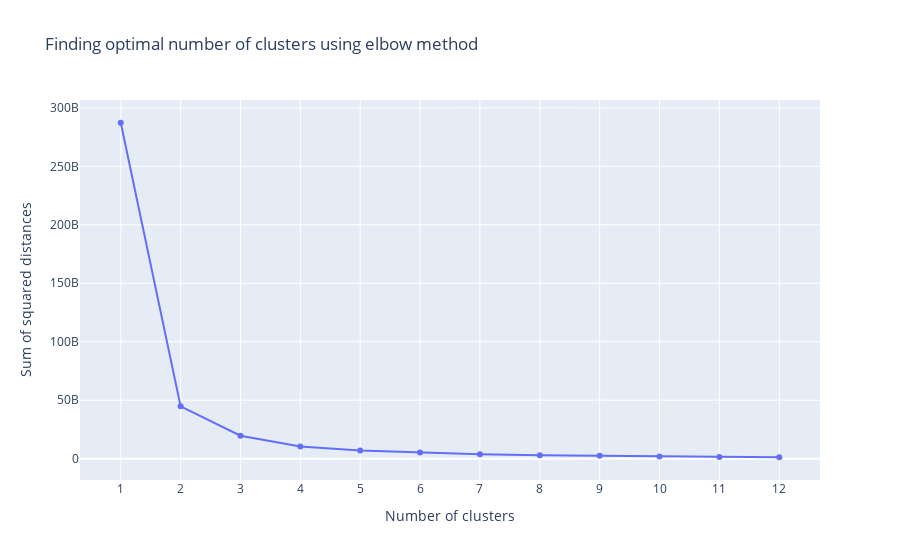

Here is the notebook cell this chart was saved with:
### Code cell
figure = go.Figure()
figure.add_trace(go.Scatter(x=distances["clusters"], y=distances["sum of squared distances"]))

figure.update_layout(xaxis = dict(tick0 = 1,dtick = 1,tickmode = 'linear'),                  
                  xaxis_title="Number of clusters",
                  yaxis_title="Sum of squared distances",
                  title_text="Finding optimal number of clusters using elbow method")
figure.show()

### Figure 1 — Plotly figure (JSON) as saved in the notebook; plotly's stock layout.template omitted (floating-point values rounded to 4 significant figures)
{"data": [{"type": "scatter", "x": [1, 2, 3, 4, 5, 6, 7, 8, 9, 10, 11, 12], "y": [287300000000.0, 44720000000.0, 19610000000.0, 10380000000.0, 7033000000.0, 5251000000.0, 3701000000.0, 2925000000.0, 2377000000.0, 1832000000.0, 1476000000.0, 1199000000.0]}], "layout": {"title": {"text": "Finding optimal number of clusters using elbow method"}, "xaxis": {"dtick": 1, "tick0": 1, "tickmode": "linear", "title": {"text": "Number of clusters"}}, "yaxis": {"title": {"text": "Sum of squared distances"}}}}
